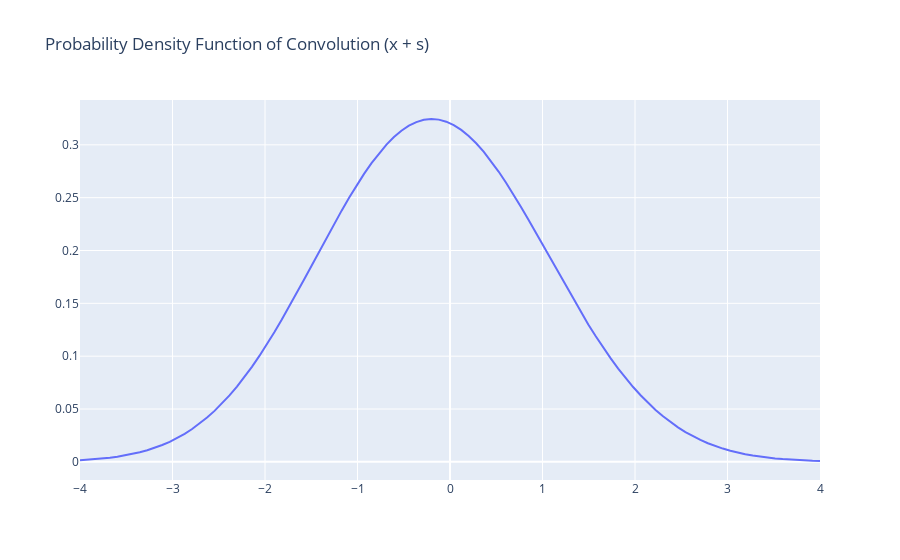

Notebook source saved alongside this figure:
### Code cell
import plotly.graph_objects as go
import numpy as np

# range from -4 to 4 with 100 different possibilities 
X = np.linspace(-4,4,100).tolist()

# make pdf evaluated at each of 100 points
fig = go.Figure(data=go.Scatter(x=X, y=[y.pdf(z) for z in X]))
fig.update_layout(title="Probability Density Function of Convolution (x + s)")
fig.show()
